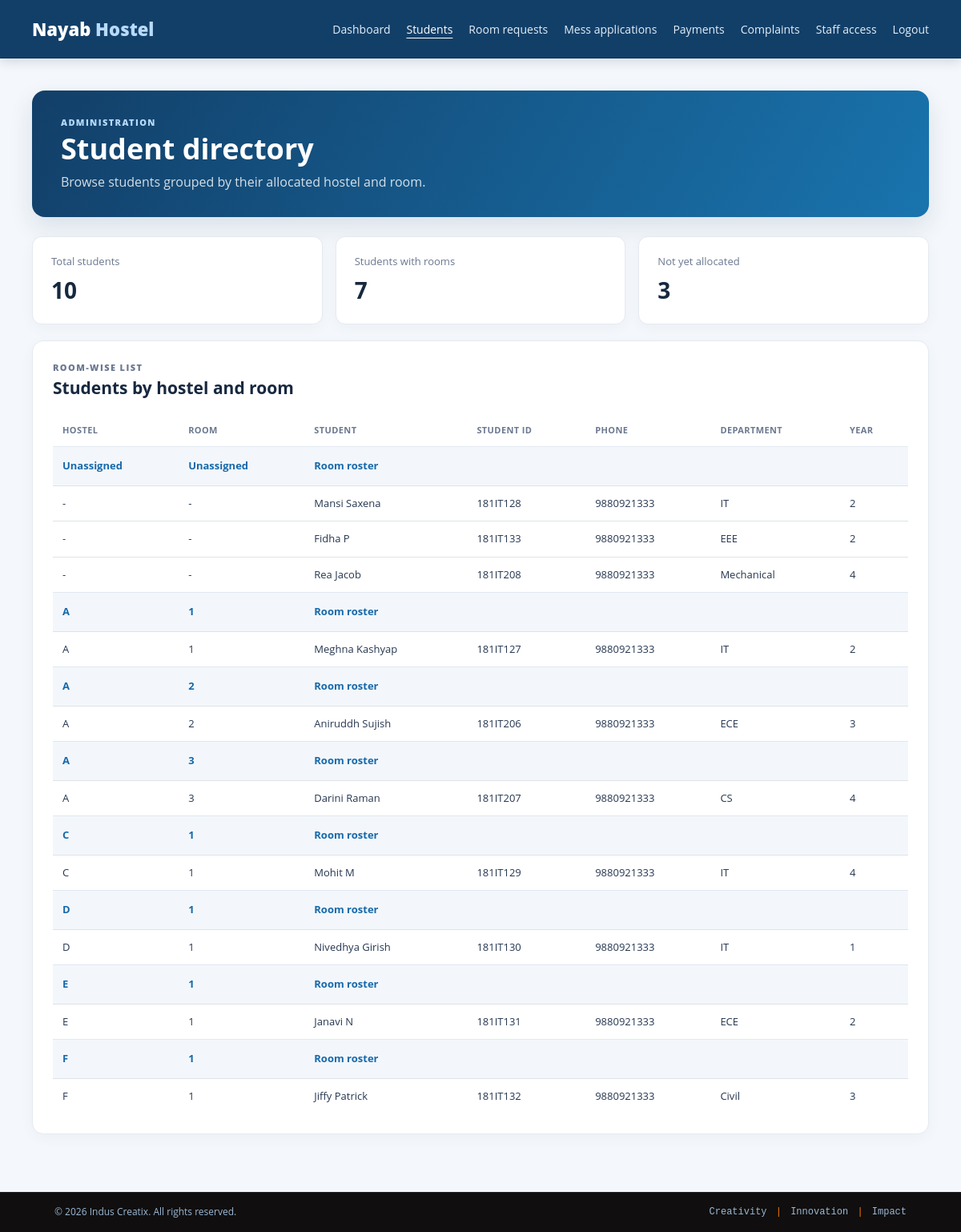
Page /admin/students.php (signed in) on the committed database.
### tables this page shows
CREATE TABLE `Student` (
  `Student_id` varchar(255) NOT NULL,
  `Fname` varchar(255) NOT NULL,
  `Lname` varchar(255) NOT NULL,
  `Mob_no` varchar(255) NOT NULL,
  `Dept` varchar(255) NOT NULL,
  `Year_of_study` varchar(255) NOT NULL,
  `Pwd` longtext NOT NULL,
  `Hostel_id` int(10) DEFAULT NULL,
  `Room_id` int(10) DEFAULT NULL,
  `Mess_id` int(10) DEFAULT NULL,
  `Mess_card_id` int(10) DEFAULT NULL,
  PRIMARY KEY (`Student_id`),
  KEY `Hostel_id` (`Hostel_id`),
  KEY `Room_id` (`Room_id`),
  KEY `Mess_id` (`Mess_id`),
  KEY `Mess_card_id` (`Mess_card_id`),
  CONSTRAINT `Student_ibfk_1` FOREIGN KEY (`Hostel_id`) REFERENCES `Hostel` (`Hostel_id`),
  CONSTRAINT `Student_ibfk_2` FOREIGN KEY (`Room_id`) REFERENCES `Room` (`Room_id`),
  CONSTRAINT `Student_ibfk_3` FOREIGN KEY (`Mess_id`) REFERENCES `Mess` (`Mess_id`),
  CONSTRAINT `Student_ibfk_4` FOREIGN KEY (`Mess_card_id`) REFERENCES `Mess_Allocation` (`Mess_card_id`)
);

CREATE TABLE `Hostel` (
  `Hostel_id` int(10) NOT NULL AUTO_INCREMENT,
  `Hostel_name` varchar(255) NOT NULL,
  `current_no_of_rooms` int(15) DEFAULT '0',
  `No_of_rooms` int(15) DEFAULT '5',
  `No_of_students` int(10) DEFAULT '0',
  PRIMARY KEY (`Hostel_id`)
);

CREATE TABLE `Room` (
  `Room_id` int(10) NOT NULL AUTO_INCREMENT,
  `Hostel_id` int(10) NOT NULL,
  `Room_No` int(10) NOT NULL,
  `Allocated` tinyint(1) DEFAULT NULL,
  PRIMARY KEY (`Room_id`),
  KEY `Hostel_id` (`Hostel_id`),
  CONSTRAINT `Room_ibfk_1` FOREIGN KEY (`Hostel_id`) REFERENCES `Hostel` (`Hostel_id`)
);

### admin/students.php (the view, shortened to what this page needs)
<?php
require '../includes/config.inc.php';
$totalStudents = (int)mysqli_fetch_assoc(mysqli_query($conn, 'SELECT COUNT(*) AS total FROM Student'))['total'];
$allocatedStudents = (int)mysqli_fetch_assoc(mysqli_query($conn, 'SELECT COUNT(*) AS total FROM Student WHERE Room_id IS NOT NULL'))['total'];
$students = mysqli_query($conn, 'SELECT s.Student_id, s.Fname, s.Lname, s.Mob_no, s.Dept, s.Year_of_study, h.Hostel_name, r.Room_No FROM Student s LEFT JOIN Hostel h ON h.Hostel_id = s.Hostel_id LEFT JOIN Room r ON r.Room_id = s.Room_id ORDER BY h.Hostel_name, r.Room_No, s.Student_id');
function h($value) {
	return htmlspecialchars((string)$value, ENT_QUOTES, 'UTF-8');
}
?>
<!DOCTYPE html>
<html lang="en">
<head>
	<link rel="stylesheet" href="../web_home/css_home/bootstrap.css"><link rel="stylesheet" href="../web_home/css_home/style.css"><link rel="stylesheet" href="../web/css/student-dashboard.css"><link rel="stylesheet" href="../web/css/admin-dashboard.css">
</head>
<body class="student-dashboard">
<?php require_once __DIR__ . '/../includes/site_chrome.php'; renderSiteHeader(); ?>
<main class="student-shell dashboard-main">
	<section class="profile-hero"><div><p class="eyebrow">ADMINISTRATION</p><h1>Student directory</h1><p>Browse students grouped by their allocated hostel and room.</p></div></section>
	<div class="admin-stats">
		<div class="admin-stat"><span>Total students</span><strong><?php echo $totalStudents; ?></strong></div>
		<div class="admin-stat"><span>Students with rooms</span><strong><?php echo $allocatedStudents; ?></strong></div>
		<div class="admin-stat"><span>Not yet allocated</span><strong><?php echo max(0, $totalStudents - $allocatedStudents); ?></strong></div>
	</div>
	<section class="panel directory-panel">
		<div class="panel-heading"><div><p class="eyebrow">ROOM-WISE LIST</p><h2>Students by hostel and room</h2></div></div>
		<div class="table-responsive">
			<table class="table admin-table">
				<thead><tr><th>Hostel</th><th>Room</th><th>Student</th><th>Student ID</th><th>Phone</th><th>Department</th><th>Year</th></tr></thead>
				<tbody>
				<?php
				$lastRoom = null;
				while ($student = mysqli_fetch_assoc($students)):
					$roomKey = ($student['Hostel_name'] ?: 'Unassigned') . '|' . ($student['Room_No'] ?: 'Unassigned');
					if ($roomKey !== $lastRoom):
						$lastRoom = $roomKey;
				?>
					<tr class="room-group"><td><?php echo h($student['Hostel_name'] ?: 'Unassigned'); ?></td><td><?php echo h($student['Room_No'] ?: 'Unassigned'); ?></td><td colspan="5">Room roster</td></tr>
				<?php endif; ?>
					<tr><td><?php echo h($student['Hostel_name'] ?: '-'); ?></td><td><?php echo h($student['Room_No'] ?: '-'); ?></td><td><?php echo h($student['Fname'].' '.$student['Lname']); ?></td><td><?php echo h($student['Student_id']); ?></td><td><?php echo h($student['Mob_no']); ?></td><td><?php echo h($student['Dept']); ?></td><td><?php echo h($student['Year_of_study']); ?></td></tr>
				<?php endwhile; ?>
				</tbody>
			</table>
		</div>
	</section>
</main>
<?php require_once __DIR__ . '/../includes/footer.php'; ?>
</body>
</html>

### web_home/css_home/style.css (style rules this page uses)
body { padding:0; margin:0; position:relative; font-family: 'Poiret One', cursive; }
h1,h2,h3,h4,h5,h6 { margin:0; }
p { margin:0; }
h1 { font-size: inherit; }

### web/css/student-dashboard.css (style rules this page uses)
:root { --ink: #17283f; --muted: #6b7890; --line: #e4eaf2; --surface: #fff; --page: #f4f7fb; --accent: #1769aa; --accent-dark: #104d80; }
* { box-sizing: border-box; }
body.student-dashboard { margin: 0; background: var(--page); color: var(--ink); font-family: "Open Sans", Arial, sans-serif; }
.student-shell { width: min(1120px, calc(100% - 40px)); margin: 0 auto; }
.dashboard-main { padding-top: 40px; padding-bottom: 72px; }
.profile-hero { display: flex; align-items: center; justify-content: space-between; gap: 24px; margin-bottom: 24px; padding: 32px 36px; border-radius: 16px; background: linear-gradient(120deg, #123f68, #1974ae); color: #fff; box-shadow: 0 12px 30px rgba(28, 64, 101, .12); }
.profile-hero h1 { margin: 2px 0 8px; color: #fff; font-size: clamp(26px, 4vw, 36px); font-weight: 700; }
.profile-hero p { margin: 0; color: rgba(255,255,255,.82); }
.eyebrow { margin: 0 0 8px; color: var(--muted); font-size: 11px; font-weight: 800; letter-spacing: 1.4px; }
.profile-hero .eyebrow { color: #b7dafa; }
.panel { min-width: 0; padding: 25px; border: 1px solid var(--line); border-radius: 14px; background: var(--surface); box-shadow: 0 5px 18px rgba(25, 45, 70, .035); }
.panel-heading { display: flex; justify-content: space-between; align-items: center; margin-bottom: 20px; }
.panel-heading .eyebrow { margin-bottom: 4px; }
.panel h2 { margin: 0; font-size: 21px; font-weight: 700; }

### web/css/admin-dashboard.css (style rules this page uses)
.admin-stats { display:grid; grid-template-columns:repeat(3,minmax(0,1fr)); gap:16px; margin:0 0 20px; }
.admin-stat { padding:21px 23px; border:1px solid #e4eaf2; border-radius:12px; background:#fff; box-shadow:0 5px 18px rgba(25,45,70,.035); }
.admin-stat span,.admin-stat strong { display:block; }
.admin-stat span { color:#6b7890; font-size:13px; }
.admin-stat strong { margin-top:5px; color:#17283f; font-size:28px; }
.directory-panel { overflow:hidden; }
.admin-table { min-width:820px; margin:0; color:#263750; font-size:13px; }
.admin-table thead th { border-top:0; border-bottom:1px solid #e4eaf2; color:#6b7890; font-size:11px; letter-spacing:.4px; text-transform:uppercase; white-space:nowrap; }
.admin-table td { vertical-align:middle; }
.admin-table .room-group td { padding-top:14px; padding-bottom:14px; border-top:1px solid #dfe7f0; background:#f3f7fb; color:#1769aa; font-weight:750; }

### rows in the picture
student: Hostel_name "Unassigned", Room_No "Unassigned", Hostel_name "-", Room_No "-", Fname+Lname "Mansi Saxena", Student_id "181IT128", Mob_no "9880921333", Dept "IT", Year_of_study "2"
student: Hostel_name "-", Room_No "-", Fname+Lname "Fidha P", Student_id "181IT133", Mob_no "9880921333", Dept "EEE", Year_of_study "2"
student: Hostel_name "-", Room_No "-", Fname+Lname "Rea Jacob", Student_id "181IT208", Mob_no "9880921333", Dept "Mechanical", Year_of_study "4"
student: Hostel.Hostel_name "A", Room.Room_No "1", Fname+Lname "Meghna Kashyap", Student_id "181IT127", Mob_no "9880921333", Dept "IT", Year_of_study "2"
student: Hostel.Hostel_name "A", Room.Room_No "2", Fname+Lname "Aniruddh Sujish", Student_id "181IT206", Mob_no "9880921333", Dept "ECE", Year_of_study "3"
student: Hostel.Hostel_name "A", Room.Room_No "3", Fname+Lname "Darini Raman", Student_id "181IT207", Mob_no "9880921333", Dept "CS", Year_of_study "4"
student: Hostel.Hostel_name "C", Room.Room_No "1", Fname+Lname "Mohit M", Student_id "181IT129", Mob_no "9880921333", Dept "IT", Year_of_study "4"
student: Hostel.Hostel_name "D", Room.Room_No "1", Fname+Lname "Nivedhya Girish", Student_id "181IT130", Mob_no "9880921333", Dept "IT", Year_of_study "1"
student: Hostel.Hostel_name "E", Room.Room_No "1", Fname+Lname "Janavi N", Student_id "181IT131", Mob_no "9880921333", Dept "ECE", Year_of_study "2"
student: Hostel.Hostel_name "F", Room.Room_No "1", Fname+Lname "Jiffy Patrick", Student_id "181IT132", Mob_no "9880921333", Dept "Civil", Year_of_study "3"

### other values in the picture
$link[0] "Dashboard"
$link[0] "Students"
$link[0] "Room requests"
$link[0] "Mess applications"
$link[0] "Payments"
$link[0] "Complaints"
$link[0] "Staff access"
$totalStudents "10"
$allocatedStudents "7"
max(0, $totalStudents - $allocatedStudents) "3"
